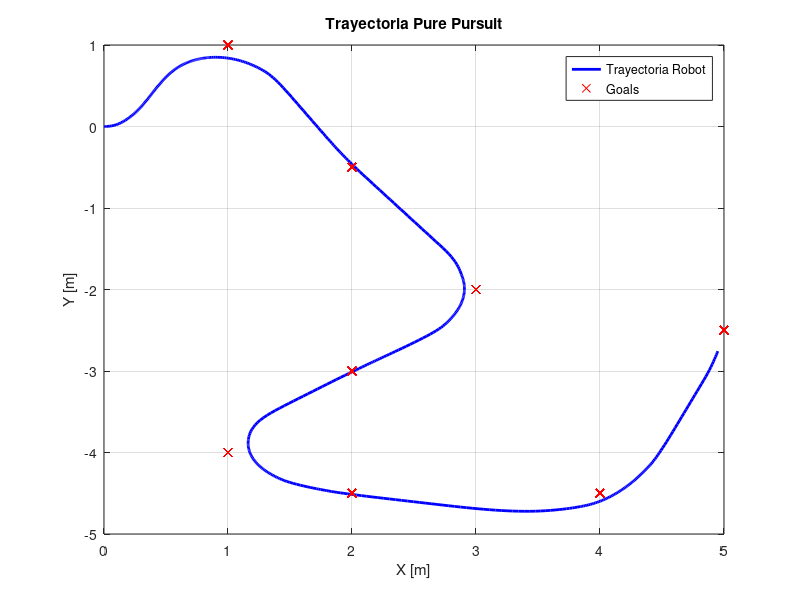
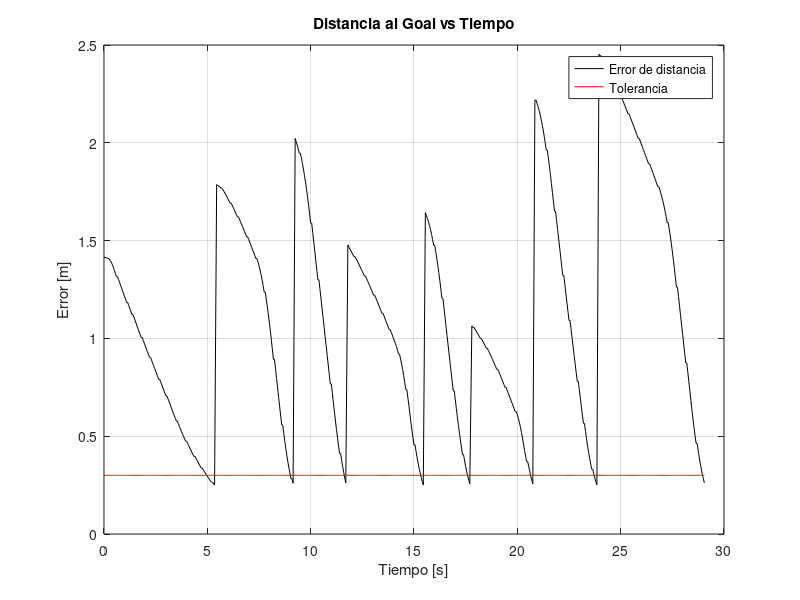
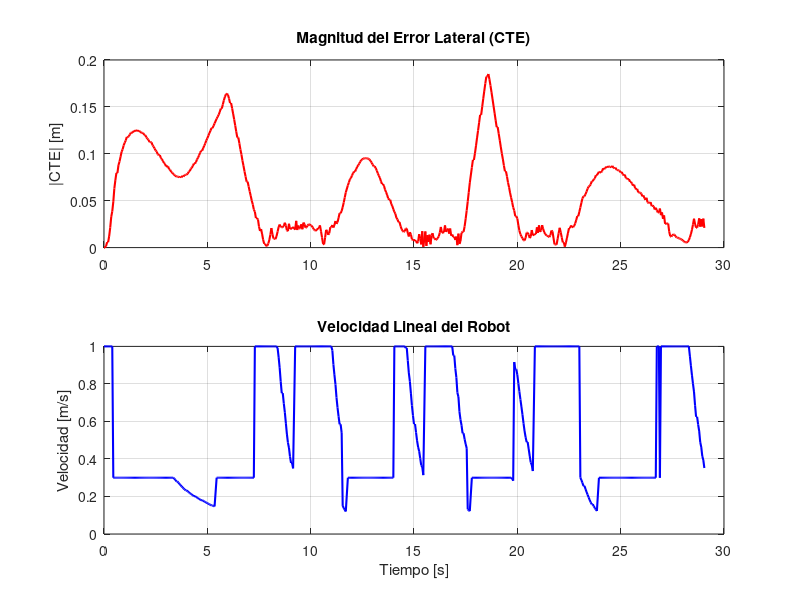
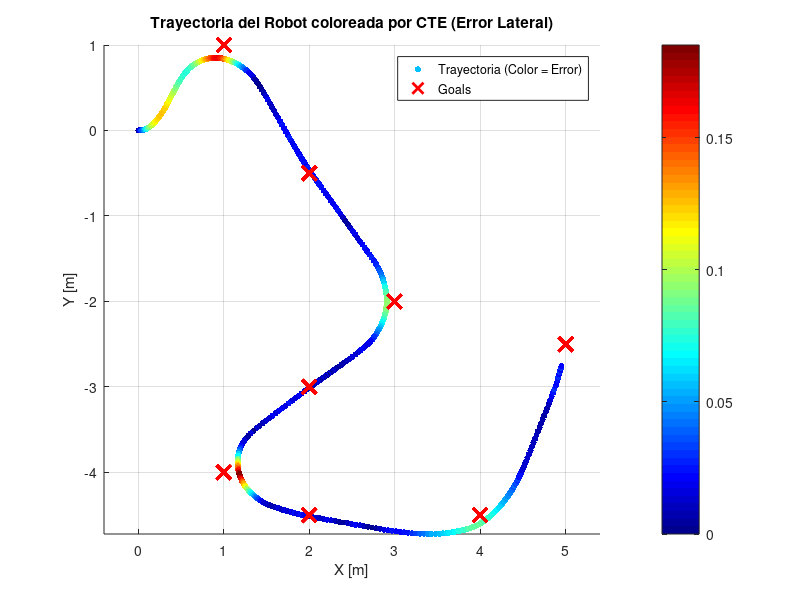

Write the MATLAB code that produced these figures, in order.
% Data analyzer
data = csvread('robot_data_log.csv', 1, 0); % El 1,0 salta la cabecera


t = data(:,1)-data(1,1);
rx = data(:,2);
ry = data(:,3);
gx = data(:,5);
gy = data(:,6);
ld = data(:,7);
cte = data(:,8);
dist_err = data(:,10);
v = data(:,11);

% -------------------------------------------------------------------------------

% Plotear trayectoria realizada vs objetivo
figure;
plot(rx, ry, 'b-', 'LineWidth', 2); hold on;
plot(gx, gy, 'rx');
legend('Trayectoria Robot', 'Goals');
grid on;
title('Trayectoria Pure Pursuit');
xlabel('X [m]'); ylabel('Y [m]');

% -------------------------------------------------------------------------------


% Plotear error de distancia en el tiempo
figure;
plot(t, dist_err, 'k-','DisplayName','Error de distancia');hold on
plot(t,0.3*ones(length(t),1),'r','DisplayName','Tolerancia');
title('Distancia al Goal vs Tiempo');
xlabel('Tiempo [s]'); ylabel('Error [m]');legend show
grid on;

% -------------------------------------------------------------------------------

%% Comparativa Temporal (Causa - Efecto)
figure;

% Subplot 1
ax1 = subplot(2,1,1);
plot(t, abs(cte), 'r-', 'LineWidth', 1.5);
grid on;
ylabel('|CTE| [m]');
title('Magnitud del Error Lateral (CTE)');

% Subplot 2
ax2 = subplot(2,1,2);
plot(t, v, 'b-', 'LineWidth', 1.5);
grid on;
xlabel('Tiempo [s]');
ylabel('Velocidad [m/s]');
title('Velocidad Lineal del Robot');

% linkaxes funciona bien en general, pero si te da guerra, comentalo
linkaxes([ax1, ax2], 'x');

% -------------------------------------------------------------------------------

% Plotear CTE en el tiempo
figure;
scatter(rx, ry, 20, abs(cte), 'filled'); 
hold on;
plot(gx, gy, 'rx', 'MarkerSize', 10, 'LineWidth', 2);
grid on;
title('Trayectoria del Robot coloreada por CTE (Error Lateral)');
xlabel('X [m]'); 
ylabel('Y [m]');
legend('Trayectoria (Color = Error)', 'Goals');
c = colorbar; 
%c.Label.String = 'Error Lateral Absoluto [m]';
colormap jet; 
axis equal;
